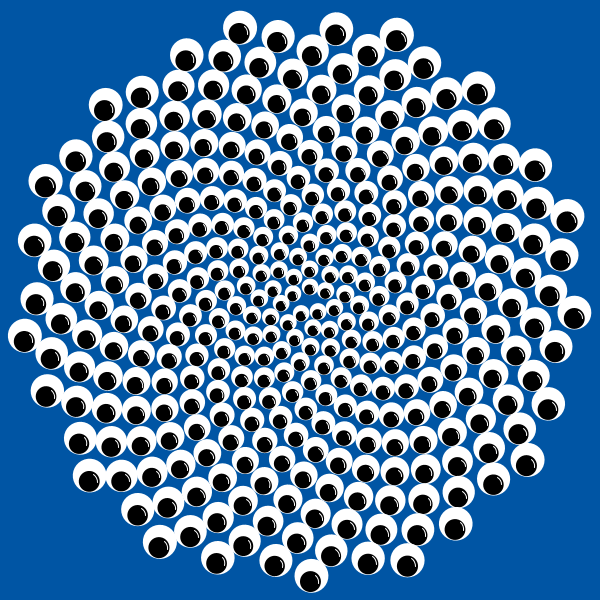
Frame 1 (no input)
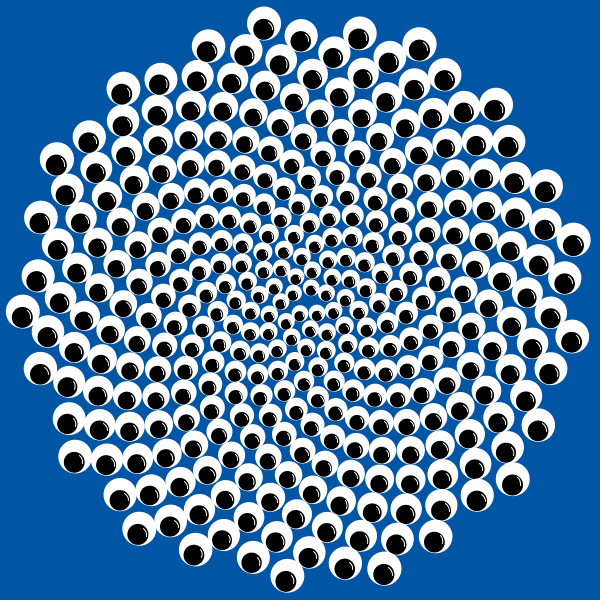
Frame 60 (the mouse pressed at the canvas centre just before this capture)
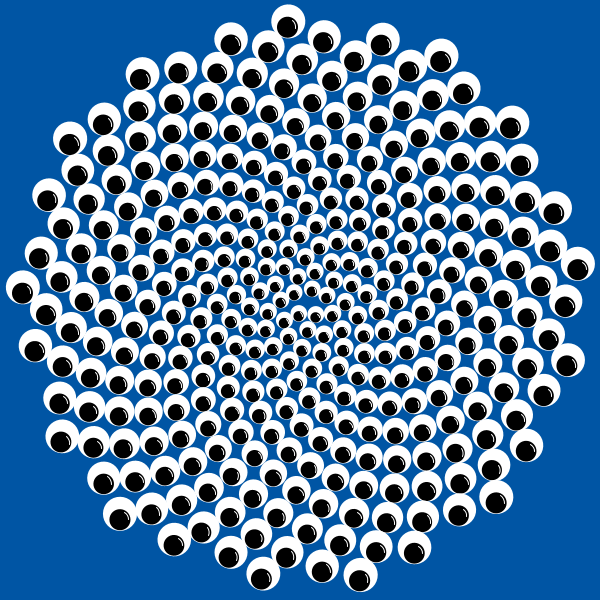
Frame 120 (the mouse held since frame 60 and released just before this capture)

The Processing sketch that drew these frames (run headless with seeded random() and noise(); from frame 60 on, the mouse is pressed at the canvas centre):

// Processing sketch: processing_45134
// ── processing_45134.pde

// Processing.js example by Jim Bumgardner
 
float orbit = 6*60*1000; // 6 minute orbit (in milliseconds)
 
int nbr_circles = 333;
float deviation = 5/8.0;
 
float phi = (sqrt(5)+1)/2 - 1;            // golden ratio
float golden_angle = phi * TWO_PI;        // golden angle
 
float gRotate = 0;
float gStickiness = .3;
 
class Eye {
  float x,y,diam;
  float adj = 0;
  Eye(float x, float y, float diam)
  {
       this.x = x;
       this.y = y;
       this.diam = diam;
       this.adj = -radians(random(15));
  }
  void draw()
  {
    if (random(360) < degrees(gRotate-adj)*gStickiness) {
      adj = gRotate;
    }
    pushMatrix();
      translate(x,y);
      rotate(-adj);
      noStroke();
      fill(255);
      ellipse(0,0,diam,diam);
      fill(0);
      ellipse(0,diam*(1-phi)*.9/2,diam*phi,diam*phi);
      stroke(255);
      noFill();
      arc(0,diam*(1-phi)/2*.9,diam*phi*.8,diam*phi*.8,TWO_PI-PI/3,TWO_PI);
    popMatrix();
  }
 
};
 
Eye[] eyes = new Eye[nbr_circles];
   
   
void setup_eyes()
{
  float lg_rad = width * .47;
  float lg_area = sq(lg_rad) * PI;
   
  float mean_area = lg_area / nbr_circles;
   
  float min_area = mean_area * (1-deviation);
  float max_area = mean_area * (1+deviation);
   
  float cum_area = 0;
   
  float fudge = .87;
   
  float hue_incr = frameCount * .0002 + .1;
  float angle_offset = frameCount * .01;
   
  for (int i = 1; i <= nbr_circles; ++i) {
 
    float angle = i*golden_angle + angle_offset;
   
    float ratio = i / (float) nbr_circles;
    float sm_area = min_area + ratio * (max_area - min_area);
 
 
    float sm_dia = 2 * sqrt( sm_area / PI );
    float adj_sm_dia = sm_dia * fudge;
   
    cum_area += sm_area;
   
    float spiral_rad = sqrt( cum_area / PI );
   
    float x = cos(angle) * spiral_rad;
    float y = sin(angle) * spiral_rad;
     
    eyes[i-1] = new Eye(x,y,adj_sm_dia);
  }
}
 
void setup()
{
  size(600,600);
  smooth();
  frameRate(12);
  setup_eyes();
}
 
void draw()
{
  background(0,85,164);
 
  gRotate = millis()*TWO_PI/orbit;
 
  fill(0);
  noStroke();
  pushMatrix();
  translate(width/2,height/2);
  rotate(gRotate);
  for (int i = 0; i < eyes.length; ++i) {
    eyes[i].draw();
  }
  popMatrix();
 
}
// END
